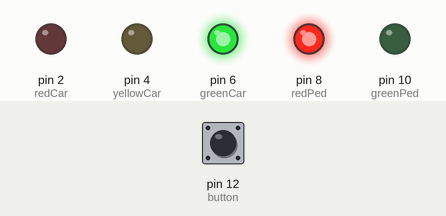
Simulated run of this sketch. Board: Arduino Uno, built with avr-gcc and run on an emulated ATmega328P. On the bench: output pins drawn as LEDs (lit = HIGH). Dashed ring = blinking. Inputs (shaded band) come from the test bench; at power-on: pin 12 (button) LOW.

Above: at 1.2 s.
1.3 s: pin 12 (button) pulled HIGH for 0.15 s
At 2.6 s:
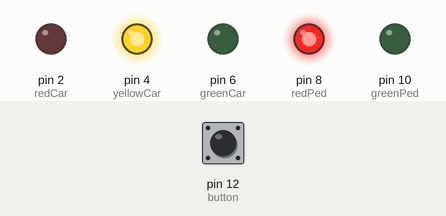
4.4 s: pin 12 (button) pulled HIGH for 1 s
At 6.7 s:
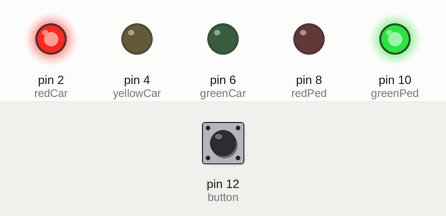
8.4 s: pin 12 (button) pulled HIGH for 3.2 s
At 13.8 s:
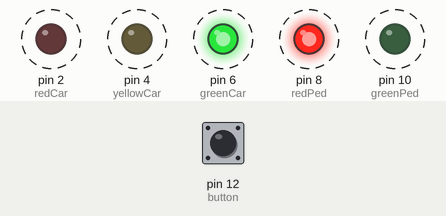
Timing chart, 0 to 15.3 s (numbered marks = the images above; inputs shaded):
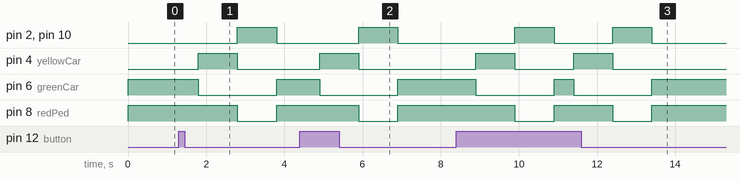

The sketch:

TRAFFIC.ino
```cpp
const int redCar = 2;
const int yellowCar = 4;
const int greenCar = 6;
const int redPed = 8;
const int greenPed = 10;
const int button = 12;
int buttonState = 0;

void setup() {
  // put your setup code here, to run once:
  pinMode(redCar, OUTPUT);
  pinMode(yellowCar, OUTPUT);
  pinMode(greenCar, OUTPUT);
  pinMode(redPed, OUTPUT);
  pinMode(greenPed, OUTPUT);
  pinMode(button, INPUT);
}

void loop() {
  // put your main code here, to run repeatedly:
  buttonState = digitalRead(button);
  digitalWrite(greenCar, HIGH);
  digitalWrite(redPed, HIGH);

  if (buttonState == 1){
    delay(500);
    digitalWrite(greenCar, LOW);
    digitalWrite(yellowCar, HIGH);
    delay(1000);
    digitalWrite(yellowCar, LOW);
    digitalWrite(redCar, HIGH);
    digitalWrite(greenPed, HIGH);
    digitalWrite(redPed, LOW);
    delay(1000);
    digitalWrite(greenPed, LOW);
    digitalWrite(redCar, LOW);
  }


}
```

Measured:
- after the input at 1.3 s, pin 2 (redCar), pin 10 (greenPed): LOW → HIGH after 1.5 s, → LOW 1.0 s later; pin 4 (yellowCar): LOW → HIGH after 0.50 s, → LOW 1.0 s later; pin 6 (greenCar): HIGH → LOW after 0.50 s, → HIGH 2.0 s later; pin 8 (redPed): HIGH → LOW after 1.5 s, → HIGH 1.0 s later
- after the input at 4.4 s, pin 2 (redCar), pin 10 (greenPed): LOW → HIGH after 1.5 s, → LOW 1.0 s later; pin 4 (yellowCar): LOW → HIGH after 0.50 s, → LOW 1.0 s later; pin 6 (greenCar): HIGH → LOW after 0.50 s, → HIGH 2.0 s later; pin 8 (redPed): HIGH → LOW after 1.5 s, → HIGH 1.0 s later
- after the input at 8.4 s, pin 2 (redCar): alternates HIGH for 1.0 s and LOW for 1.5 s, 4 changes in all, then stays LOW, starting after 1.5 s; pin 4 (yellowCar): alternates HIGH for 1.0 s and LOW for 1.5 s, 4 changes in all, then stays LOW, starting after 0.50 s
